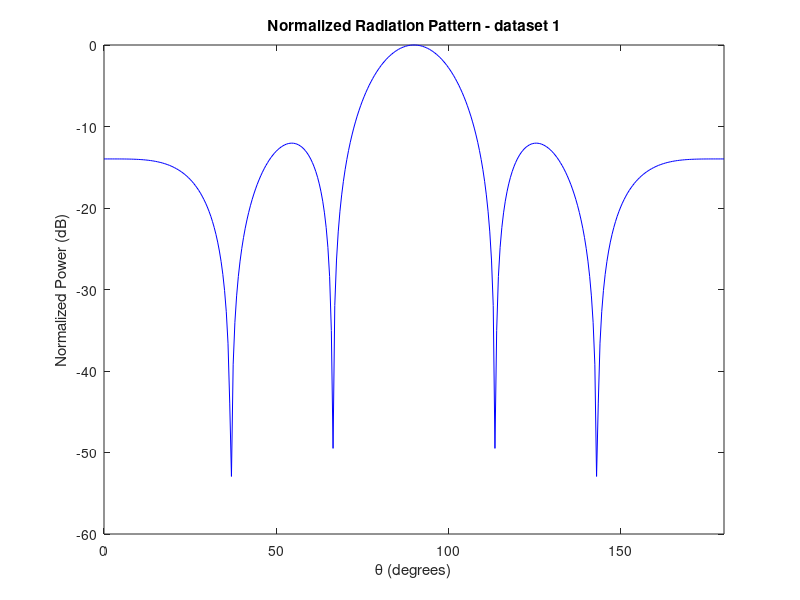
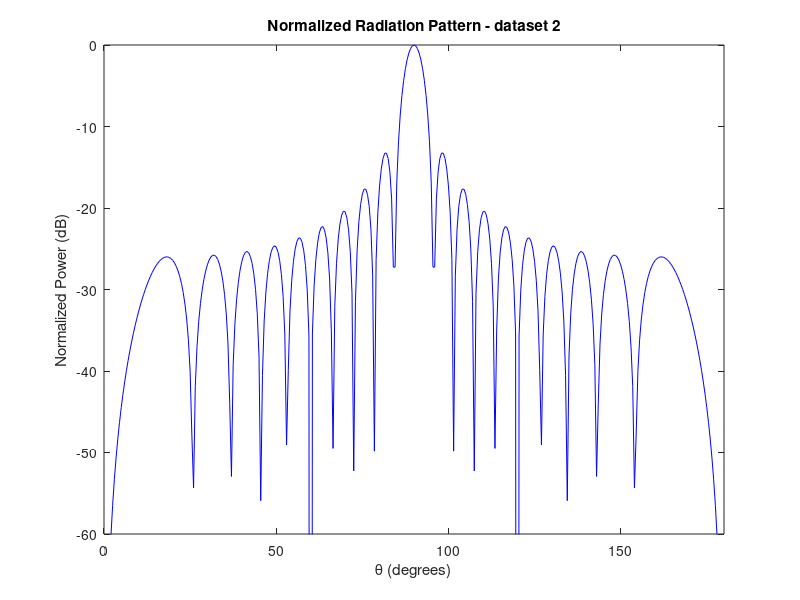
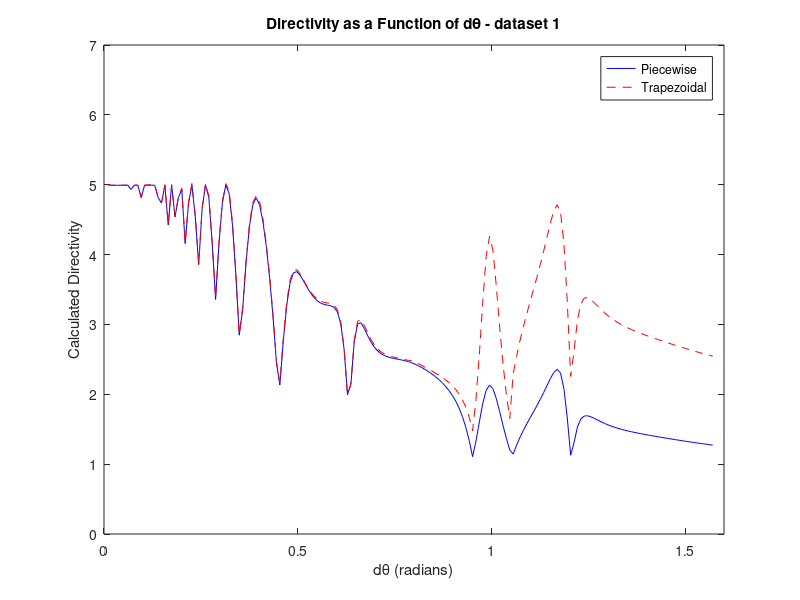
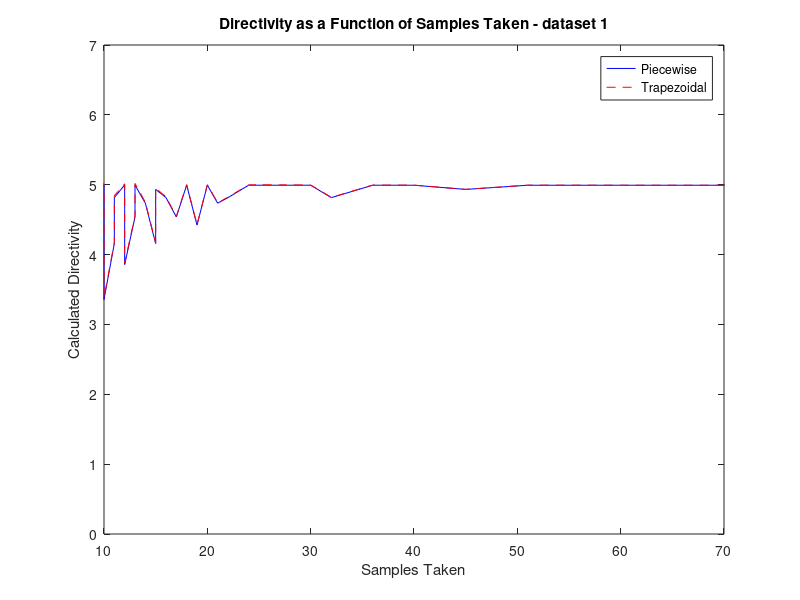

The MATLAB source for these figures, in order:
% John Claus
% ECE584 HW2 

clear all;
format short;

% read from sample_data and put it into a matrix for manipulation
    % dataset1
fid=fopen('dataset1.txt','r');       % read from sample_data.txt to fid
In=fscanf(fid,'%g %g',[2,inf]);      % read formatted file from fid and return the result in matrix form
fclose(fid);                         % close fid
theta_deg1=In(1,:);                  % define 1st column of the matrix as theta_deg
U_data_db1=In(2,:);                  % define 2nd column of the matrix as U_data_db
    % dataset2
fid=fopen('dataset2.txt','r');       % read from sample_data.txt to fid
In=fscanf(fid,'%g %g',[2,inf]);      % read formatted file from fid and return the result in matrix form
fclose(fid);                         % close fid
theta_deg2=In(1,:);                  % define 1st column of the matrix as theta_deg
U_data_db2=In(2,:);                  % define 2nd column of the matrix as U_data_db

% plot the data as two separate figures
    % dataset1
figure(1)                               % define figure #1
plot(theta_deg1,U_data_db1,'b-')        % plot the data in x and y coordinates
xlabel('\theta (degrees)')              % label x coordinate
ylabel('Normalized Power (dB)')         % label y coordinate
title('Normalized Radiation Pattern - dataset 1')   % title of the figure
axis([0 180 -60 0])                     % define the min/max of the x and y axis
    % dataset2
figure(2)                               % define figure #2
plot(theta_deg2,U_data_db2,'b-')        % plot the data in x and y coordinates
xlabel('\theta (degrees)')              % label x coordinate
ylabel('Normalized Power (dB)')         % label y coordinate
title('Normalized Radiation Pattern - dataset 2')   % title of the figure
axis([0 180 -60 0])                     % define the min/max of the x and y axis

% Setup the functions to be numerically integrated
    % dataset1
theta_rad1=theta_deg1*pi/180;                     % convert theta to radians
dtheta1=theta_rad1(2)-theta_rad1(1);              % calculate change in theta per measure 
U_data1=10.^(U_data_db1/10);                      % convert from dB
U_max1=max(U_data1);                              % find max U
F1=U_data1.*sin(theta_rad1)*dtheta1;              % define the integration function
    % dataset2
theta_rad2=theta_deg2*pi/180;                     % convert theta to radians
dtheta2=theta_rad2(2)-theta_rad2(1);              % calculate change in theta per measure 
U_data2=10.^(U_data_db2/10);                      % convert from dB
U_max2=max(U_data2);                              % find max U
F2=U_data2.*sin(theta_rad2)*dtheta2;              % define the integration function

% Calculate Directivity - Piecewise Numerical Integration
    % dataset1
P_rad1=2*pi*sum(F1)         % calculate radiated power
D_01=(4*pi*U_max1)/P_rad1   % calculate directivity
    % dataset2
P_rad2=2*pi*sum(F2)         % calculate radiated power
D_02=(4*pi*U_max2)/P_rad2   % calculate directivity

% Calculate Directivity - Trapezoidal Numerical Integration
    %dataset1
P_rad1T=2*pi*trapz(F1)      % calculate radiated power
D_01T=(4*pi*U_max1)/P_rad1T  % calculate directivity
    % dataset2
P_rad2T=2*pi*trapz(F2)      % calculate radiated power
D_02T=(4*pi*U_max2)/P_rad2T  % calculate directivity


% Creates an Array for Directivity as a function of number of data points
    % dataset1
sz=size(U_data1);                % determines the array size of U_data1
for b = 1:180                    % iterativly calculates the directivity                
    count=0;                     %   by creating new temp arrays composed
    for a = 1:sz(2)              %   of divisor sets of the original
        c=rem(a,b);              % Only records the value into the new temp 
        if c == 0                %    array if the remainder of the divsor 
            count=count+1;       %    value and the current index is zero
            U_data1_Temp(count)=U_data1(a);
            U_data2_Temp(count)=U_data2(a);
            theta_rad1_Temp(count)=theta_rad2(a);
            theta_rad2_Temp(count)=theta_rad2(a);
        end    
    end
    dtheta1_Temp=theta_rad1_Temp(2)-theta_rad1_Temp(1); %calculates the d theta val
    dtheta2_Temp=theta_rad2_Temp(2)-theta_rad2_Temp(1); %calculates the d theta val
    U_max1_Temp=max(U_data1_Temp);                      %finds the new max value of U         
    F1_Temp=U_data1_Temp.*sin(theta_rad1_Temp)*dtheta1_Temp;  %creates the new integration function vals
    U_max2_Temp=max(U_data2_Temp);                      %finds the new max value of U       
    F2_Temp=U_data2_Temp.*sin(theta_rad2_Temp)*dtheta2_Temp;  %creates the new integration function vals
    P1(1,b)=2*pi*sum(F1_Temp);          % First column of power through piecewise
    P1(2,b)=count;                      % Second column of total samples
    P1T(1,b)=2*pi*trapz(F1_Temp);       % First column of power through trapezoidal
    P1T(2,b)=count;                     % Second column of total samples
    P2(1,b)=2*pi*sum(F2_Temp);          % First column of power through piecewise
    P2(2,b)=count;                      % Second column of total samples                     
    P2T(1,b)=2*pi*trapz(F2_Temp);       % First column of power through trapezoidal
    P2T(2,b)=count;                     % Second column of total samples
    D1(1,b)=(4*pi*U_max1_Temp)/P1(1,b); % First column of directivity through piecewise
    D1(2,b)=count;                      % Second column of total samples          
    D1(3,b)=dtheta1_Temp;               % Third column of current delta theta
    D1T(1,b)=(4*pi*U_max1_Temp)/P1T(1,b); % First column of directivity through trapezoidal
    D1T(2,b)=count;                     % Second column of total samples
    D1T(3,b)=dtheta1_Temp;              % Third column of current delta theta
    D2(1,b)=(4*pi*U_max2_Temp)/P2(1,b); % First column of directivity through piecewise  
    D2(2,b)=count;                      % Second column of total samples
    D2(3,b)=dtheta2_Temp;               % Third column of current delta theta
    D2T(1,b)=(4*pi*U_max2_Temp)/P2T(1,b); % First column of directivity through trapezoidal
    D2T(2,b)=count;                     % Second column of total samples
    D2T(3,b)=dtheta2_Temp;              % Third column of current delta theta
    clear *Temp                         % Clears all temp registers
end

% plot the data for directivity as two separate figures
    % dataset1
figure(3)                                             % define figure #3
plot(D1(3,:),D1(1,:),'b-',D1T(3,:),D1T(1,:),'r--')    % plot the data in x and y coordinates
xlabel('d\theta (radians)')                           % label x coordinate
ylabel('Calculated Directivity')                      % label y coordinate
title('Directivity as a Function of d\theta - dataset 1')         % title of the figure
legend('Piecewise','Trapezoidal')                     % differientiates lines on graph
axis([0 1.6 0 7])                                     % define the min/max of the x and y axis
            % samples taken zoomed in at breaking point
figure(4)                                             % define figure #4
plot(D1(2,:),D1(1,:),'b-',D1T(2,:),D1T(1,:),'r--')    % plot the data in x and y coordinates
xlabel('Samples Taken')                               % label x coordinate
ylabel('Calculated Directivity')                      % label y coordinate
title('Directivity as a Function of Samples Taken - dataset 1')   % title of the figure
legend('Piecewise','Trapezoidal')                     % differientiates lines on graph
axis([10 70 0 7])                                     % define the min/max of the x and y axis
    % dataset2
figure(5)                                             % define figure #5
plot(D2(3,:),D2(1,:),'b-',D2T(3,:),D2T(1,:),'r--')    % plot the data in x and y coordinates
xlabel('d\theta (radians)')                           % label x coordinate
ylabel('Calculated Directivity')                      % label y coordinate
title('Directivity as a Function of d\theta - dataset 2')         % title of the figure
legend('Piecewise','Trapezoidal')                     % differientiates lines on graph
axis([0 1.6 0 25])                                    % define the min/max of the x and y axis
            % samples taken zoomed in at breaking point
figure(6)                                             % define figure #6
plot(D2(2,:),D2(1,:),'b-',D2T(2,:),D2T(1,:),'r--')    % plot the data in x and y coordinates
xlabel('Samples Taken')                               % label x coordinate
ylabel('Calculated Directivity')                      % label y coordinate
title('Directivity as a Function of Samples Taken - dataset 2')   % title of the figure
legend('Piecewise','Trapezoidal')                     % differientiates lines on graph
axis([10 70 0 25])                                    % define the min/max of the x and y axis

% Calculates the Side Lobe Angle Values
    % dataset1
pks1=findpeaks(U_data1);        % finds the peak values in the U_data1
pksz=size(pks1);                % determines the size of the array of peak values                        
index_found=0;                  % sets the index found flag to zero
index_count=0;                  % sets the index count to zero
start=1;                        % sets the starting point of search at 1
for i = 1:pksz(2)               % iteratively searches and returns the index values
    for j = start:sz(2)         %   where the peak values exist in U_data1 
        if (index_found==0) && (U_data1(j)==pks1(i)) && (pks1(i)<1)
            index_count=index_count+1;          
            index_val(index_count)=j;  
            index_found=1;
        end
    end
    start=index_val(index_count)+1;
    index_found=0;
end
isz=size(index_val);                    % determines the size of the index_val 
for i = 1:isz(2)                        % correlates the index val with the lobe angle
    Lobes1(1,i)=theta_deg1(index_val(i));
end
clear index*                            % clears the index registers
Lobes1(2,:)=round(10*log10(pks1(pks1<1)));
    % dataset2
pks2=findpeaks(U_data2);        % finds the peak values in the U_data2
pksz=size(pks2);                % determines the size of the array of peak values                        
index_found=0;                  % sets the index found flag to zero
index_count=0;                  % sets the index count to zero
start=1;                        % sets the starting point of search at 1
for i = 1:pksz(2)               % iteratively searches and returns the index values
    for j = start:sz(2)         %   where the peak values exist in U_data1 
        if (index_found==0) && (U_data2(j)==pks2(i)) && (pks2(i)<1)
            index_count=index_count+1;          
            index_val(index_count)=j;  
            index_found=1;
        end
    end
    start=index_val(index_count)+1;
    index_found=0;
end
isz=size(index_val);                    % determines the size of the index_val 
for i = 1:isz(2)                        % correlates the index val with the lobe angle
    Lobes2(1,i)=theta_deg2(index_val(i));
end
clear index*                            % clears the index registers
Lobes2(2,:)=round(10*log10(pks2(pks2<1)));
Lobes1
Lobes2

% Create Graph with Side Lobe Info Overlayed
    % dataset1
figure(7)                               % define figure #7
plot(theta_deg1,U_data_db1,'b-')        % plot the data in x and y coordinates
hold on                                 % allows overlay of scatter plot
scatter(Lobes1(1,:),Lobes1(2,:),'d')    % identifies peaks
d2 = 3;                                 % used to position text
d1 = -3;                                % used to position text
ksz=size(Lobes1);                       % defines size of array for loop
for k = 1:ksz(2)                        % iteratively labels each lobe extrema
    text(Lobes1(1,k)-d2,Lobes1(2,k)+d2,['(' num2str(Lobes1(1,k)) ',' num2str(Lobes1(2,k)) ')'])
    
    %text(Lobes1(1,k)+d1,Lobes1(2,k)+d1,num2str(Lobes1(1,k)))
end
xlabel('\theta (degrees)')              % label x coordinate
ylabel('Normalized Power (dB)')         % label y coordinate
title('Normalized Radiation Pattern - dataset 1')   % title of the figure
axis([0 180 -60 0])                     % define the min/max of the x and y axis
    % dataset2
figure(8)                               % define figure #8
plot(theta_deg2,U_data_db2,'b-')        % plot the data in x and y coordinates
hold on                                 % allows overlay of scatter plot
scatter(Lobes2(1,:),Lobes2(2,:),'d')    % identifies peaks
ksz=size(Lobes2);                       % defines size of array for loop
text(Lobes2(1,1)-10,Lobes2(2,1)+2,['(' num2str(Lobes2(1,1)) ',' num2str(Lobes2(2,1)) ')'])
text(Lobes2(1,2)-10,Lobes2(2,2)-2,['(' num2str(Lobes2(1,2)) ',' num2str(Lobes2(2,2)) ')'])
text(Lobes2(1,3)-12,Lobes2(2,3)+2,['(' num2str(Lobes2(1,3)) ',' num2str(Lobes2(2,3)) ')'])
text(Lobes2(1,4)-8,Lobes2(2,4)-2,['(' num2str(Lobes2(1,4)) ',' num2str(Lobes2(2,4)) ')'])
text(Lobes2(1,5)-10,Lobes2(2,5)+2,['(' num2str(Lobes2(1,5)) ',' num2str(Lobes2(2,5)) ')'])
text(Lobes2(1,6)-2,Lobes2(2,6)-2,['(' num2str(Lobes2(1,6)) ',' num2str(Lobes2(2,6)) ')'])
text(Lobes2(1,7)-10,Lobes2(2,7)+1,['(' num2str(Lobes2(1,7)) ',' num2str(Lobes2(2,7)) ')'])
text(Lobes2(1,8)-8,Lobes2(2,8)+2,['(' num2str(Lobes2(1,8)) ',' num2str(Lobes2(2,8)) ')'])
text(Lobes2(1,9)-8,Lobes2(2,9)+2,['(' num2str(Lobes2(1,9)) ',' num2str(Lobes2(2,9)) ')'])
text(Lobes2(1,10)-8,Lobes2(2,10)+2,['(' num2str(Lobes2(1,10)) ',' num2str(Lobes2(2,10)) ')'])
text(Lobes2(1,11)-6,Lobes2(2,11)+2,['(' num2str(Lobes2(1,11)) ',' num2str(Lobes2(2,11)) ')'])
text(Lobes2(1,12)-8,Lobes2(2,12)+1,['(' num2str(Lobes2(1,12)) ',' num2str(Lobes2(2,12)) ')'])
text(Lobes2(1,13),Lobes2(2,13)+1,['(' num2str(Lobes2(1,13)) ',' num2str(Lobes2(2,13)) ')'])
text(Lobes2(1,14)-12,Lobes2(2,14)-2,['(' num2str(Lobes2(1,14)) ',' num2str(Lobes2(2,14)) ')'])
text(Lobes2(1,15)-6,Lobes2(2,15)-2,['(' num2str(Lobes2(1,15)) ',' num2str(Lobes2(2,15)) ')'])
text(Lobes2(1,16)-6,Lobes2(2,16)+2,['(' num2str(Lobes2(1,16)) ',' num2str(Lobes2(2,16)) ')'])
text(Lobes2(1,17)-8,Lobes2(2,17)-2,['(' num2str(Lobes2(1,17)) ',' num2str(Lobes2(2,17)) ')'])
text(Lobes2(1,18)-8,Lobes2(2,18)+2,['(' num2str(Lobes2(1,18)) ',' num2str(Lobes2(2,18)) ')'])
xlabel('\theta (degrees)')              % label x coordinate
ylabel('Normalized Power (dB)')         % label y coordinate
title('Normalized Radiation Pattern - dataset 2')   % title of the figure
axis([0 180 -60 0])                     % define the min/max of the x and y axis

            
            